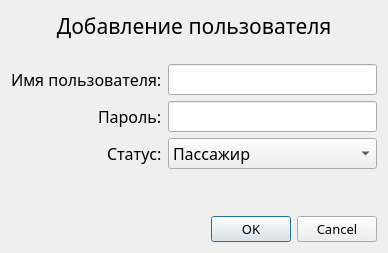
<?xml version="1.0" encoding="UTF-8"?>
<ui version="4.0">
 <class>Dialog_AddUser</class>
 <widget class="QDialog" name="Dialog_AddUser">
  <property name="geometry">
   <rect>
    <x>0</x>
    <y>0</y>
    <width>388</width>
    <height>253</height>
   </rect>
  </property>
  <property name="font">
   <font>
    <family>Mongolian Baiti</family>
   </font>
  </property>
  <property name="windowTitle">
   <string>Dialog</string>
  </property>
  <layout class="QVBoxLayout" name="verticalLayout">
   <item>
    <widget class="QLabel" name="mainLabel">
     <property name="font">
      <font>
       <family>Mongolian Baiti</family>
       <pointsize>16</pointsize>
      </font>
     </property>
     <property name="text">
      <string>Добавление пользователя</string>
     </property>
     <property name="alignment">
      <set>Qt::AlignCenter</set>
     </property>
    </widget>
   </item>
   <item>
    <spacer name="verticalSpacer">
     <property name="orientation">
      <enum>Qt::Vertical</enum>
     </property>
     <property name="sizeHint" stdset="0">
      <size>
       <width>20</width>
       <height>40</height>
      </size>
     </property>
    </spacer>
   </item>
   <item>
    <layout class="QFormLayout" name="formLayout">
     <property name="labelAlignment">
      <set>Qt::AlignRight|Qt::AlignTrailing|Qt::AlignVCenter</set>
     </property>
     <item row="0" column="0">
      <widget class="QLabel" name="labelLogin">
       <property name="font">
        <font>
         <family>Mongolian Baiti</family>
         <pointsize>12</pointsize>
        </font>
       </property>
       <property name="text">
        <string>Имя пользователя:</string>
       </property>
      </widget>
     </item>
     <item row="1" column="0">
      <widget class="QLabel" name="labelPassword">
       <property name="font">
        <font>
         <family>Mongolian Baiti</family>
         <pointsize>12</pointsize>
        </font>
       </property>
       <property name="text">
        <string>Пароль:</string>
       </property>
      </widget>
     </item>
     <item row="2" column="0">
      <widget class="QLabel" name="labelStatus">
       <property name="font">
        <font>
         <family>Mongolian Baiti</family>
         <pointsize>12</pointsize>
        </font>
       </property>
       <property name="text">
        <string>Статус:</string>
       </property>
      </widget>
     </item>
     <item row="0" column="1">
      <widget class="QLineEdit" name="login">
       <property name="font">
        <font>
         <family>Mongolian Baiti</family>
         <pointsize>12</pointsize>
        </font>
       </property>
      </widget>
     </item>
     <item row="1" column="1">
      <widget class="QLineEdit" name="password">
       <property name="font">
        <font>
         <family>Mongolian Baiti</family>
         <pointsize>12</pointsize>
        </font>
       </property>
       <property name="echoMode">
        <enum>QLineEdit::Password</enum>
       </property>
      </widget>
     </item>
     <item row="2" column="1">
      <widget class="QComboBox" name="status">
       <property name="font">
        <font>
         <family>Mongolian Baiti</family>
         <pointsize>12</pointsize>
        </font>
       </property>
       <item>
        <property name="text">
         <string>Пассажир</string>
        </property>
       </item>
       <item>
        <property name="text">
         <string>Кассир</string>
        </property>
       </item>
       <item>
        <property name="text">
         <string>Администратор</string>
        </property>
       </item>
      </widget>
     </item>
    </layout>
   </item>
   <item>
    <widget class="QLabel" name="labelError">
     <property name="font">
      <font>
       <pointsize>10</pointsize>
      </font>
     </property>
     <property name="styleSheet">
      <string notr="true">QLabel { color: rgb(240, 0, 0); }</string>
     </property>
     <property name="text">
      <string/>
     </property>
     <property name="alignment">
      <set>Qt::AlignCenter</set>
     </property>
    </widget>
   </item>
   <item>
    <spacer name="verticalSpacer_2">
     <property name="orientation">
      <enum>Qt::Vertical</enum>
     </property>
     <property name="sizeHint" stdset="0">
      <size>
       <width>20</width>
       <height>40</height>
      </size>
     </property>
    </spacer>
   </item>
   <item>
    <widget class="QDialogButtonBox" name="buttonBox">
     <property name="font">
      <font>
       <family>Mongolian Baiti</family>
       <pointsize>10</pointsize>
      </font>
     </property>
     <property name="standardButtons">
      <set>QDialogButtonBox::Cancel|QDialogButtonBox::Ok</set>
     </property>
    </widget>
   </item>
  </layout>
 </widget>
 <resources/>
 <connections>
  <connection>
   <sender>buttonBox</sender>
   <signal>accepted()</signal>
   <receiver>Dialog_AddUser</receiver>
   <slot>accept()</slot>
   <hints>
    <hint type="sourcelabel">
     <x>193</x>
     <y>194</y>
    </hint>
    <hint type="destinationlabel">
     <x>193</x>
     <y>107</y>
    </hint>
   </hints>
  </connection>
  <connection>
   <sender>buttonBox</sender>
   <signal>rejected()</signal>
   <receiver>Dialog_AddUser</receiver>
   <slot>reject()</slot>
   <hints>
    <hint type="sourcelabel">
     <x>193</x>
     <y>194</y>
    </hint>
    <hint type="destinationlabel">
     <x>193</x>
     <y>107</y>
    </hint>
   </hints>
  </connection>
 </connections>
</ui>
